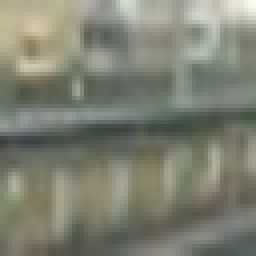
#> input picture CarND-Vehicle-Detection/all/image0101.jpeg, 64 x 64 px (shown 4 times larger); its folder holds only this picture in this run
$ jupyter execute --allow-errors classifier_svc.ipynb   (shell and % lines are left out)
#> lines starting #> are read from the running program, lines starting #| are printed output that depends on the picture
[cell 1]
import glob
import matplotlib.image as mpimg
import numpy as np
from skimage.feature import hog
import cv2
import matplotlib.pyplot as plt
from sklearn.svm import SVC
from sklearn.preprocessing import StandardScaler
from sklearn.model_selection import train_test_split
from sklearn.svm import LinearSVC
import time
import pickle
SEED = 42

## READ DATASET IMAGES

[cell 2]
images = glob.glob('all/*.jpeg')
cars = []
notcars = []
for image in glob.glob('all/*.jpeg'):
    if 'image' in image or 'extra' in image:
        notcars.append(image)
    else:
        cars.append(image)

#for image in glob.glob('all/non-vehicles/*.jpeg'):
#    notcars.append(image)


print('Dataset size: Cars {} | NotCars {}'.format(len(cars), len(notcars)))
print('Dataset is balanced')

## EXAMPLES

#> (a cell that did not finish here is left out)

## FUNCTIONS FOR FEATURE EXTRACTION

[cell 4]
def get_hog_features(img, orient, pix_per_cell, cell_per_block, vis=False, feature_vec=True):
    '''
    Extract HOG image and HOG features of a given image
    orient: number of bins for the orientation
    pix_per_cell: size of a cell
    cell_per_block: nber of cells per block
    vis (Boolean) visualize the HOG image
    feature_vec (Boolean): return the features as a feature vector
    By default, the function uses transform_sqrt (apply power law compression to normalize the image before processing)
    '''
    if vis == True:
        features, hog_image = hog(img, orientations=orient,
                                  pixels_per_cell=(pix_per_cell, pix_per_cell),
                                  cells_per_block=(cell_per_block, cell_per_block),
                                  transform_sqrt=True,
                                  visualise=vis, feature_vector=feature_vec)
        return features, hog_image
    else:
        features = hog(img, orientations=orient,
                       pixels_per_cell=(pix_per_cell, pix_per_cell),
                       cells_per_block=(cell_per_block, cell_per_block),
                       transform_sqrt=True,
                       visualise=vis, feature_vector=feature_vec)
        return features


def bin_spatial(img, size=(32, 32)):
    '''
    Binned Color Feature
    img: original image
    size: target size of the image
    output: feature vector
    '''
    features = cv2.resize(img, size).ravel()
    return features


def color_hist(img, nbins=32, bins_range=(0, 256)):
    '''
    Color histogram features for each channel of the original image
    img: original image
    nbins: number of bins of the histogram
    output: concatenate feature vector
    '''
    channel1_hist = np.histogram(img[:,:,0], bins=nbins, range=bins_range)
    channel2_hist = np.histogram(img[:,:,1], bins=nbins, range=bins_range)
    channel3_hist = np.histogram(img[:,:,2], bins=nbins, range=bins_range)
    # Concatenate the histograms into a single feature vector
    hist_features = np.concatenate((channel1_hist[0], channel2_hist[0], channel3_hist[0]))
    # Return the individual histograms, bin_centers and feature vector
    return hist_features


def extract_features(imgs, color_space='RGB', spatial_size=(32, 32),
                        hist_bins=32, orient=9,
                        pix_per_cell=8, cell_per_block=2, hog_channel=0,
                        spatial_feat=True, hist_feat=True, hog_feat=True, hog_vis=False):
    '''
    Feature extractor: extract features from a list of images
    The function calls bin_spatial(), color_hist() and get_hog_features
    '''
#> called with color_space = 'YCrCb', spatial_size = (8, 8), hist_bins = 16, orient = 12, pix_per_cell = 8, cell_per_block = 2, hog_channel = 'ALL', spatial_feat = True
    # Create a list to append feature vectors to
    features = []
    # Iterate through the list of images
    for file in imgs:
        file_features = []
        # Read in each one by one
        image = mpimg.imread(file)
#> image is the input picture: shape (64, 64, 3); mean R, G, B 126.4, 128.8, 114.5
        if hog_vis == False:
            image = image.astype(np.float32)/255
        # apply color conversion if other than 'RGB'
        #color conversion
        if color_space in ['HSV', 'LUV', 'HLS', 'YUV', 'YCrCb']:
            feature_image = cv2.cvtColor(image, eval('cv2.COLOR_RGB2'+color_space) )
#> feature_image: shape (64, 64, 3); mean of channels 0, 1, 2 126.5, 128, 121.2
        else: feature_image = np.copy(image)
        #Image size: add all pixels of reduced image as vector
        if spatial_feat == True:
            spatial_features = bin_spatial(feature_image, size=spatial_size)
#> in bin_spatial, `features = cv2.resize(img, size).ravel()`: features = 192 values, max 206 at index 18, min 77 at index 96, mean 125.5
#> spatial_features has the same summary as features in bin_spatial
            file_features.append(spatial_features)

        #Histogram of reduced image: add histogram as a vector
        if hist_feat == True:
            # Apply color_hist()
            hist_features = color_hist(feature_image, nbins=hist_bins)
            file_features.append(hist_features)

        #HOG of reduced image: add HOG as feature vector
        if hog_feat == True:
        # Call get_hog_features() with vis=False, feature_vec=True
            if hog_channel == 'ALL':
                hog_features = []
                for channel in range(feature_image.shape[2]):
                    if hog_vis:
                        hog_feature, hog_image = get_hog_features(feature_image[:,:,channel],
                                        orient, pix_per_cell, cell_per_block,
                                        vis=True, feature_vec=True)
                        res = cv2.addWeighted( cv2.cvtColor(image, cv2.COLOR_RGB2GRAY), 0.1, (hog_image/np.max(hog_image)*255).astype('uint8'), 0.1, 0.0)
                        # Plot the examples
                        fig = plt.figure()
                        plt.title(channel)
                        plt.subplot(131)
                        plt.imshow(image, cmap='gray')
                        plt.title('Original Image')
                        plt.subplot(132)
                        plt.imshow(hog_image, cmap='gray')
                        plt.title('HOG')
                        plt.subplot(133)
                        plt.imshow(res, cmap='gray')
                        plt.title('overlapped')
                        plt.show()

                    else:
                        hog_feature = get_hog_features(feature_image[:,:,channel],
                                        orient, pix_per_cell, cell_per_block,
                                        vis=False, feature_vec=True)

                    hog_features.append(hog_feature)
#> this loop made 3 passes
#> pass 1, in extract_features, `hog_feature, hog_image = get_hog_features(feature_image[:,:,channel], ..`:
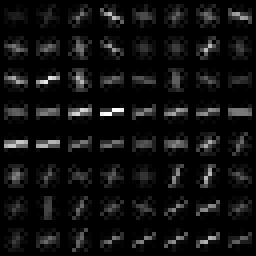
#> hog_image: shape (64, 64) float64 (shown 4 times larger); min 0, max 1.03, mean 0.0673; drawn with min black and max white
#> pass 1, in extract_features, `res = cv2.addWeighted( cv2.cvtColor(image, cv2.COLOR_RGB2GRAY), 0.1, (..`:
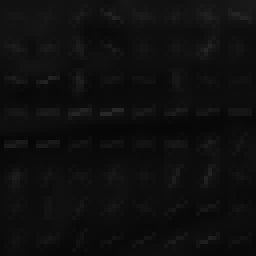
#> res: shape (64, 64) (shown 4 times larger); min 6, max 40, mean 14.3
#> pass 1, in extract_features, `plt.show()`:
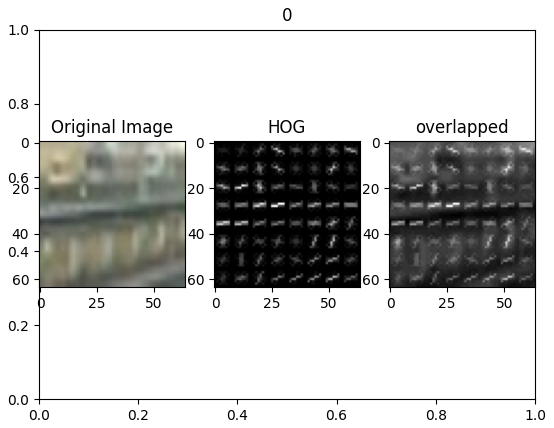
#> figure drawn by matplotlib, 3 panels
#> pass 2, in extract_features, `hog_feature, hog_image = get_hog_features(feature_image[:,:,channel], ..`:
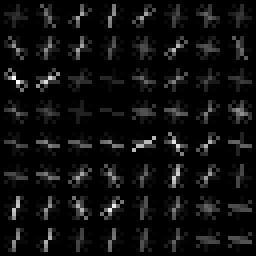
#> hog_image: shape (64, 64) float64 (shown 4 times larger); min 0, max 0.0851, mean 0.0049; drawn with min black and max white
#> pass 2, in extract_features, `res = cv2.addWeighted( cv2.cvtColor(image, cv2.COLOR_RGB2GRAY), 0.1, (..`:
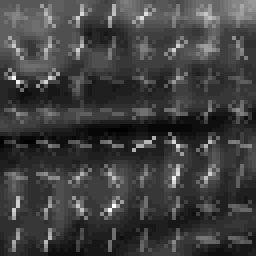
#> res: shape (64, 64) (shown 4 times larger); min 6, max 38, mean 14.1; drawn with min black and max white
#> after the loop, hog_features = 3 items
                hog_features = np.ravel(hog_features)
#> hog_features = 7056 values, max 0.416 at index 3462, min 0 at index 10, mean 0.0923
            else:
                hog_features = get_hog_features(feature_image[:,:,hog_channel], orient,
                            pix_per_cell, cell_per_block, vis=False, feature_vec=True)
            # Append the new feature vector to the features list
            file_features.append(hog_features)
        features.append(np.concatenate(file_features))
    # Return list of feature vectors
    return features

## SETTINGS FOR FEATURE EXTRACTION

[cell 5]
color_space = 'YCrCb'  # Can be RGB, HSV, LUV, HLS, YUV, YCrCb
orient = 12  # HOG orientations
pix_per_cell = 8  # HOG pixels per cell
cell_per_block = 2  # HOG cells per block
hog_channel = "ALL"  # Can be 0, 1, 2, or "ALL"
spatial_size = (8, 8)  # Spatial binning dimensions
hist_bins = 16  # Number of histogram bins
hist_range = bins_range = (0,256)
spatial_feat = True  # Spatial features on or off
hist_feat = False  # Histogram features on or off
hog_feat = True  # HOG features on or off

## VISUALIZATION OF HOG IMAGES

[cell 6]
#randomly select example
rand_img = np.random.choice(np.arange(0, len(notcars), 1))

print('Image adress: ', notcars[rand_img])
feat = extract_features([notcars[rand_img]], color_space=color_space,
                        spatial_size=spatial_size, hist_bins=hist_bins,
                        orient=orient, pix_per_cell=pix_per_cell,
                        cell_per_block=cell_per_block,
                        hog_channel=hog_channel, spatial_feat=spatial_feat,
                        hist_feat=hist_feat, hog_feat=hog_feat, hog_vis=True)
#> feat = 1 item

## BUILD DATASET WITH FEATURE EXTRACTION

[cell 7]
car_features = extract_features(cars, color_space=color_space,
                        spatial_size=spatial_size, hist_bins=hist_bins,
                        orient=orient, pix_per_cell=pix_per_cell,
                        cell_per_block=cell_per_block,
                        hog_channel=hog_channel, spatial_feat=spatial_feat,
                        hist_feat=hist_feat, hog_feat=hog_feat)

notcar_features = extract_features(notcars, color_space=color_space,
                        spatial_size=spatial_size, hist_bins=hist_bins,
                        orient=orient, pix_per_cell=pix_per_cell,
                        cell_per_block=cell_per_block,
                        hog_channel=hog_channel, spatial_feat=spatial_feat,
                        hist_feat=hist_feat, hog_feat=hog_feat)
#> in extract_features (call 3), `feature_image = cv2.cvtColor(image, eval('cv2.COLOR_RGB2'+color_space) )`: feature_image: shape (64, 64, 3) float32; mean of channels 0, 1, 2 0.496, 0.5, 0.474
#> notcar_features = 1 item

#Group cars and notcars images in a single array
#> (the rest of this cell did not finish here and is left out)

$ run again, on CarND-Vehicle-Detection/all/image0137.jpeg
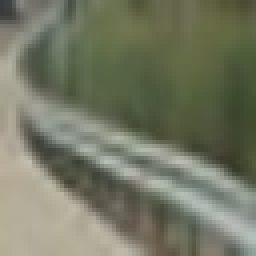
#> input picture CarND-Vehicle-Detection/all/image0137.jpeg, 64 x 64 px (shown 4 times larger)
#> in extract_features, image is the input picture: shape (64, 64, 3); mean R, G, B 116.2, 120.1, 99.7
#> feature_image: shape (64, 64, 3); mean of channels 0, 1, 2 116.6, 127.7, 118.4
#> features = 192 values, max 180 at index 162, min 64 at index 93, mean 121.4
#> spatial_features has the same summary as features in bin_spatial
#> the loop in extract_features, `for channel in range(feature_image.shape[2]):` made 3 passes
#> pass 1, in extract_features, `plt.show()`:
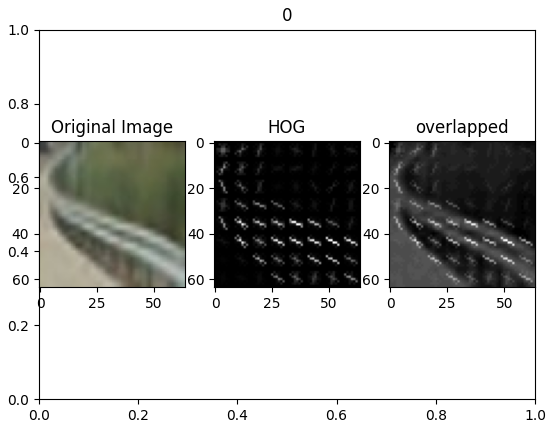
#> figure drawn by matplotlib, 3 panels
#> pass 2, in extract_features, `hog_feature, hog_image = get_hog_features(feature_image[:,:,channel], ..`:
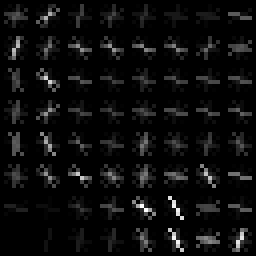
#> hog_image: shape (64, 64) float64 (shown 4 times larger); min 0, max 0.0791, mean 0.00399; drawn with min black and max white
#> after the loop in extract_features, `for channel in range(feature_image.shape[2]):`: hog_features = 3 items
#> in extract_features, `hog_features = np.ravel(hog_features)`: hog_features = 7056 values, max 0.517 at index 2083, min 0 at index 8, mean 0.0876
#> feat = 1 item
#> feature_image: shape (64, 64, 3) float32; mean of channels 0, 1, 2 0.457, 0.499, 0.463

$ run again, on CarND-Vehicle-Detection/all/image0213.jpeg
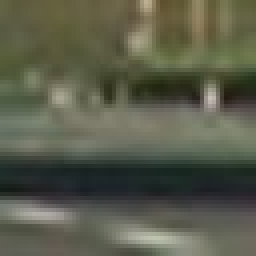
#> input picture CarND-Vehicle-Detection/all/image0213.jpeg, 64 x 64 px (shown 4 times larger)
#> in extract_features, image is the input picture: shape (64, 64, 3); mean R, G, B 89.8, 92.2, 74.9
#> feature_image: shape (64, 64, 3); mean of channels 0, 1, 2 89.5, 128.2, 119.7
#> features = 192 values, max 175 at index 180, min 34 at index 126, mean 113.5
#> spatial_features has the same summary as features in bin_spatial
#> the loop in extract_features, `for channel in range(feature_image.shape[2]):` made 3 passes
#> pass 1, in extract_features, `hog_feature, hog_image = get_hog_features(feature_image[:,:,channel], ..`:
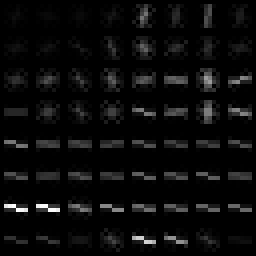
#> hog_image: shape (64, 64) float64 (shown 4 times larger); min 0, max 1.86, mean 0.0807; drawn with min black and max white
#> pass 2, in extract_features, `res = cv2.addWeighted( cv2.cvtColor(image, cv2.COLOR_RGB2GRAY), 0.1, (..`:
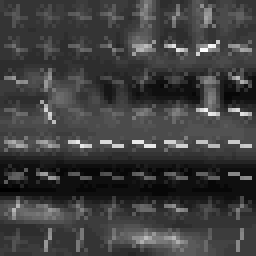
#> res: shape (64, 64) (shown 4 times larger); min 2, max 36, mean 10.4; drawn with min black and max white
#> after the loop in extract_features, `for channel in range(feature_image.shape[2]):`: hog_features = 3 items
#> in extract_features, `hog_features = np.ravel(hog_features)`: hog_features = 7056 values, max 0.588 at index 3486, min 0 at index 11, mean 0.0802
#> feat = 1 item
#> feature_image: shape (64, 64, 3) float32; mean of channels 0, 1, 2 0.351, 0.501, 0.468

$ run again, on CarND-Vehicle-Detection/all/image0215.jpeg
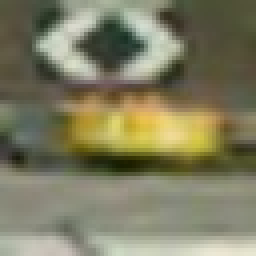
#> input picture CarND-Vehicle-Detection/all/image0215.jpeg, 64 x 64 px (shown 4 times larger)
#> in extract_features, image is the input picture: shape (64, 64, 3); mean R, G, B 127, 124.9, 97.1
#> feature_image: shape (64, 64, 3); mean of channels 0, 1, 2 122.4, 131.3, 113.7
#> features = 192 values, max 195 at index 27, min 51 at index 3, mean 123.5
#> spatial_features has the same summary as features in bin_spatial
#> the loop in extract_features, `for channel in range(feature_image.shape[2]):` made 3 passes
#> pass 1, in extract_features, `plt.show()`:
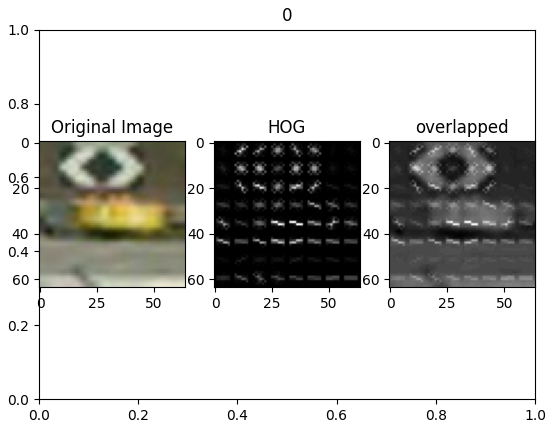
#> figure drawn by matplotlib, 3 panels
#> pass 2, in extract_features, `hog_feature, hog_image = get_hog_features(feature_image[:,:,channel], ..`:
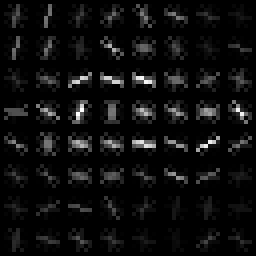
#> hog_image: shape (64, 64) float64 (shown 4 times larger); min 0, max 0.167, mean 0.00911; drawn with min black and max white
#> after the loop in extract_features, `for channel in range(feature_image.shape[2]):`: hog_features = 3 items
#> in extract_features, `hog_features = np.ravel(hog_features)`: hog_features = 7056 values, max 0.543 at index 4704, min 0 at index 5, mean 0.0957
#> feat = 1 item
#> feature_image: shape (64, 64, 3) float32; mean of channels 0, 1, 2 0.48, 0.513, 0.444
